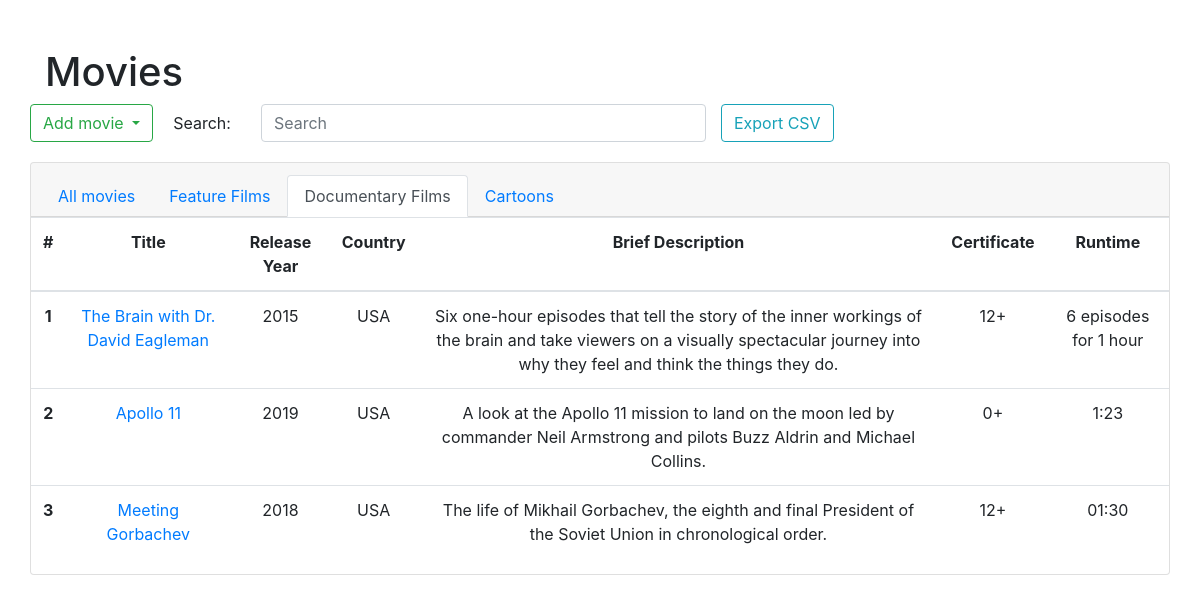
The page /index_documentary on the database its author committed.
### tables this page shows
CREATE TABLE documentary_films(
    id TEXT PRIMARY KEY,
    image TEXT NOT NULL,
    title TEXT NOT NULL,
    release_year INTEGER NOT NULL CHECK ( release_year > 1894 AND release_year < 2025 ),
    country TEXT NOT NULL,
    director TEXT NOT NULL,
    category TEXT NOT NULL,
    brief_description TEXT NOT NULL,
    certificate TEXT NOT NULL,
    runtime TEXT NOT NULL,
    tags TEXT NOT NULL
);

### app/main.py (the view)
    @app.route("/index_documentary", methods=['GET'])
    def index_documentary():
        documentary_films = db_documentary.get_documentary_films(db_documentary.open_db(db_url))
        return render_template('index_documentary.html', documentary_films=documentary_films)

### app/db_documentary.py (called while the page is built)
def open_db(url):
    db = sqlite3.connect(url)
    db.row_factory = sqlite3.Row
    return db

def get_documentary_films(db):
    with db:
        cursor = db.cursor()
        cursor.execute('''SELECT id, image, title, release_year, country, director, category, brief_description,
        certificate, runtime, tags FROM documentary_films''')
        items = []
        for row in cursor:
            items.append(
                Documentary(
                    row['id'],
                    row['image'],
                    row['title'],
                    row['release_year'],
                    row['country'],
                    row['director'],
                    row['category'],
                    row['brief_description'],
                    row['certificate'],
                    row['runtime'],
                    row['tags']
                )
            )
        return items

### app/templates/index_documentary.html (shortened to what this page needs)
<!doctype html>
<html lang="en">
<head>
    <link rel="stylesheet" href="https://stackpath.bootstrapcdn.com/bootstrap/4.3.1/css/bootstrap.min.css"
>
</head>
<body>
<div class="container">
    <div class="row">
        <div class="col pt-5">
            <h1>Movies</h1>
            <div class="row" style="margin-bottom: 10px">
                <div class="dropdown" style="margin-right: 5px">
                    <button class="btn btn-outline-success dropdown-toggle" type="button" id="dropdownMenuButton"
                            data-toggle="dropdown" aria-haspopup="true" aria-expanded="false">Add movie
                    </button>
                </div>
                <div><label for="search" class="col-sm-6 col-form-label">Search:</label></div>
                <div class="col-sm-5">
                    <input name="search" type="text" class="form-control" id="search" placeholder="Search">
                </div>
                <div><a href="{{ url_for('export_csv_documentary') }}">
                    <button style="margin-bottom: 10px" type="button" class="btn btn-outline-info">Export CSV
                    </button></a>
                </div>
            </div>
        </div>
        <div class="card text-center">
            <div class="card-header">
                <ul class="nav nav-tabs card-header-tabs">
                    <li class="nav-item">
                        <a class="nav-link" href="{{ url_for('index') }}">All movies</a>
                    </li>
                    <li class="nav-item">
                        <a class="nav-link" href="{{ url_for('index_feature') }}">Feature Films</a>
                    </li>
                    <li class="nav-item">
                        <a class="nav-link active" href="#">Documentary Films</a>
                    </li>
                    <li class="nav-item">
                        <a class="nav-link" href="{{ url_for('index_cartoons') }}">Cartoons</a>
                    </li>
                </ul>
            </div>
            <table class="table">
                <thread>
                    <tr>
                        <th scope="col">#</th>
                        <th scope="col">Title</th>
                        <th scope="col">Release Year</th>
                        <th scope="col">Country</th>
                        <th scope="col">Brief Description</th>
                        <th scope="col">Certificate</th>
                        <th scope="col">Runtime</th>
                    </tr>
                </thread>
                <tbody>
                {% for documentary_film in documentary_films %}
                    <tr>
                        <th scope="row">{{ loop.index }}</th>
                        <td><a href="{{ url_for('details_documentary_by_id', id=documentary_film.id) }}">{{ documentary_film.title }}</a></td>
                        <td>{{ documentary_film.release_year }}</td>
                        <td>{{ documentary_film.country }}</td>
                        <td>{{ documentary_film.brief_description }}</td>
                        <td>{{ documentary_film.certificate }}</td>
                        <td>{{ documentary_film.runtime }}</td>
                    </tr>
                {% endfor %}
                </tbody>
            </table>
        </div>
    </div>
</div>
</body>
</html>

### rows shown on the page
documentary_films: title "The Brain with Dr. David Eagleman", release_year "2015", country "USA", brief_description "Six one-hour episodes that tell the story of the inner workings of the brain and take viewers on a visually spectacular journey into why they feel and think the things they do.", certificate "12+", runtime "6 episodes for 1 hour"
documentary_films: title "Apollo 11", release_year "2019", country "USA", brief_description "A look at the Apollo 11 mission to land on the moon led by commander Neil Armstrong and pilots Buzz Aldrin and Michael Collins.", certificate "0+", runtime "1:23"
documentary_films: title "Meeting Gorbachev", release_year "2018", country "USA", brief_description "The life of Mikhail Gorbachev, the eighth and final President of the Soviet Union in chronological order.", certificate "12+", runtime "01:30"
